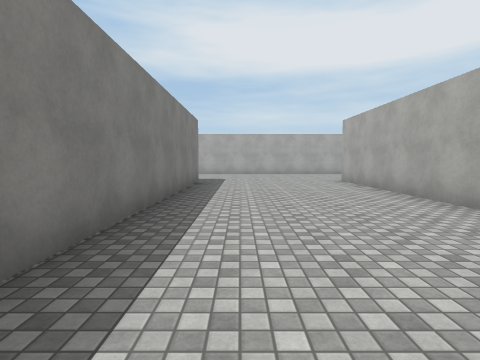
view 1 (above)

24 first-person views from a walk through a Unity game level. The camera is 1.4 m above the floor, tilts 4° down and sees 80° across. The floor is counted in squares, 2 m on a side. Each view is taken from the middle of a square. On the plan, view 1 faces up. The plan holds only what a view shows up to about 10 squares ahead; the rest is blank. The place goes on beyond the plan. The player character is not drawn. Some animated figures are not drawn. Surface patterns are stand-ins for the level's own textures.

view 2
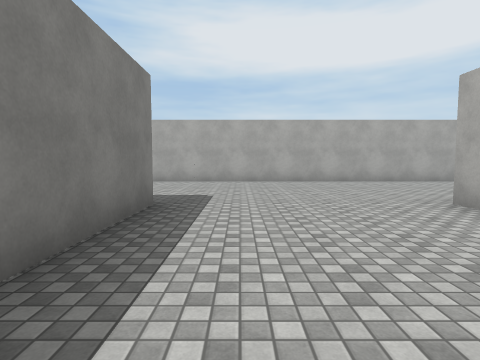

view 3
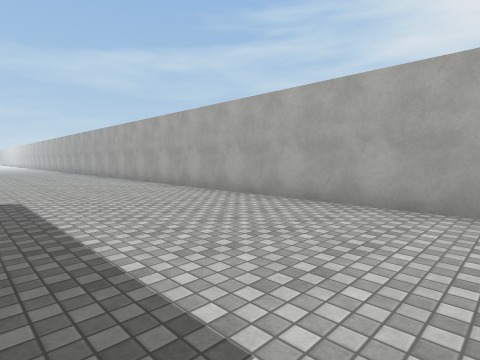

view 4
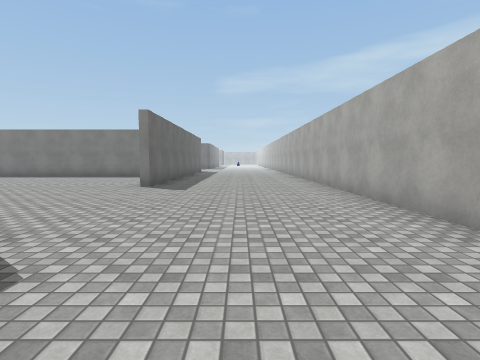

view 5
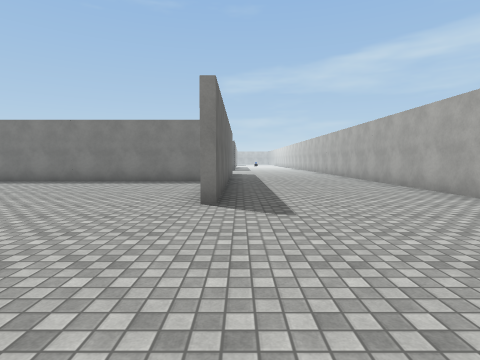

view 6
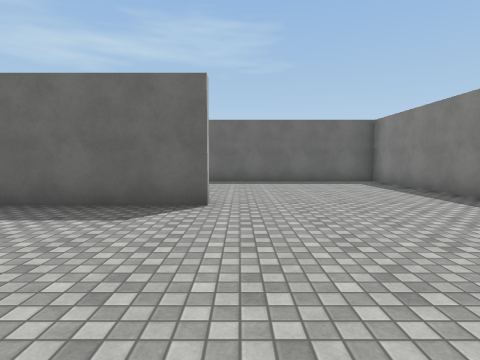

view 7
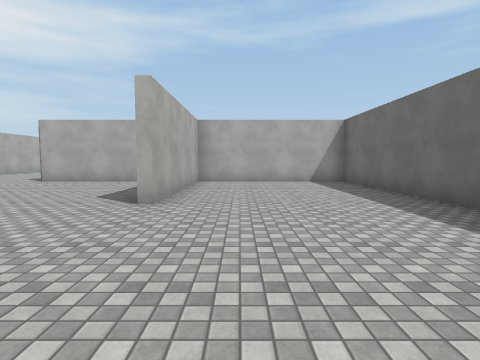

view 8
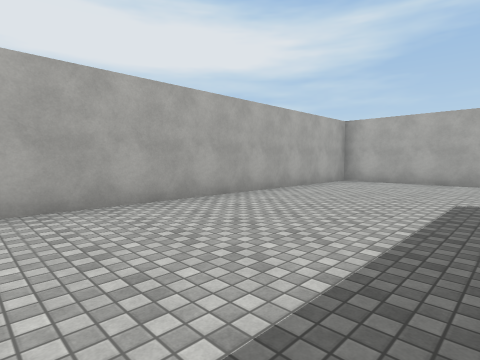

view 9
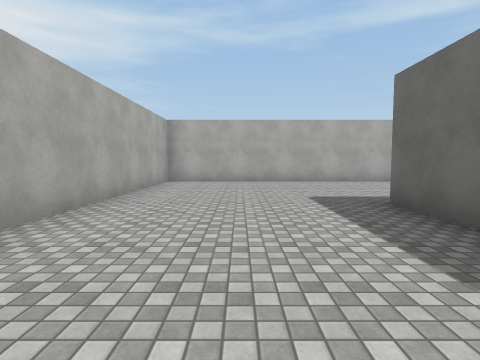

view 10
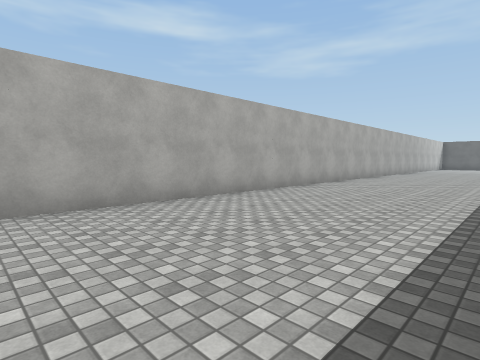

view 11
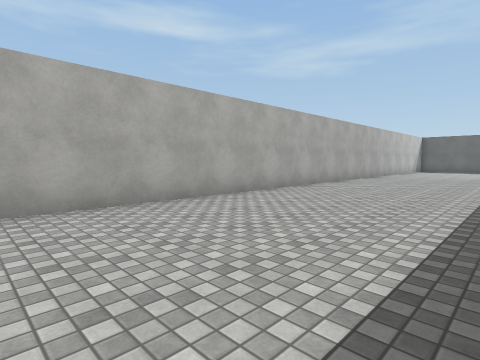

view 12
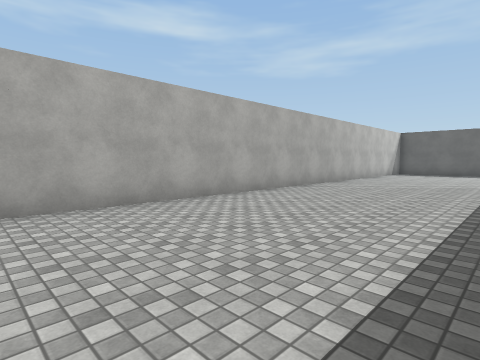

view 13
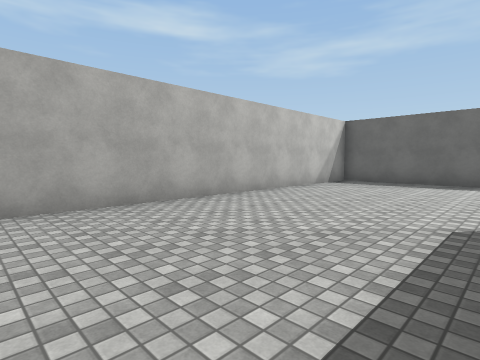

view 14
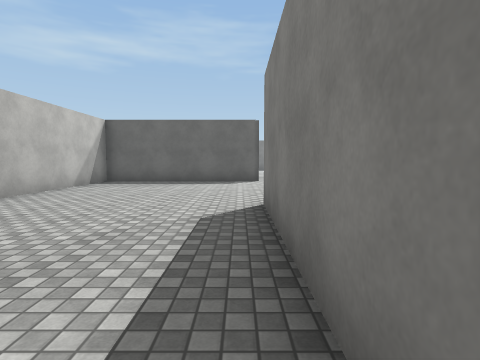

view 15
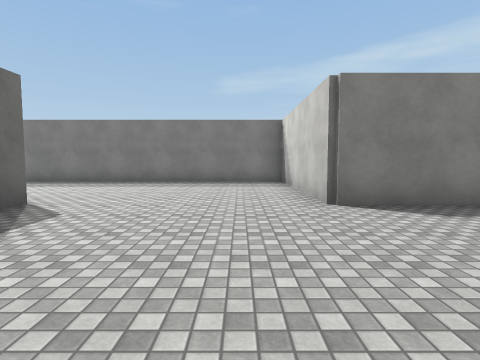

view 16
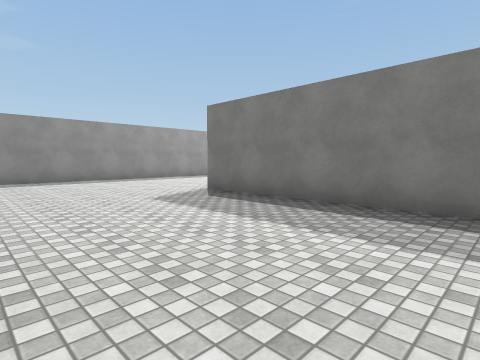

view 17
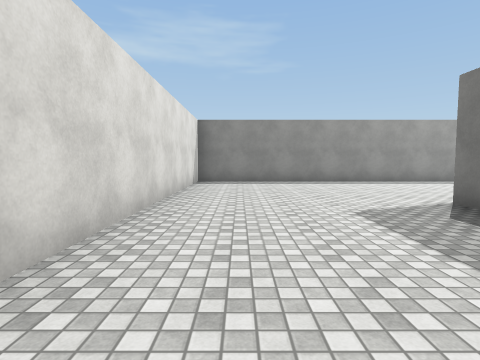

view 18
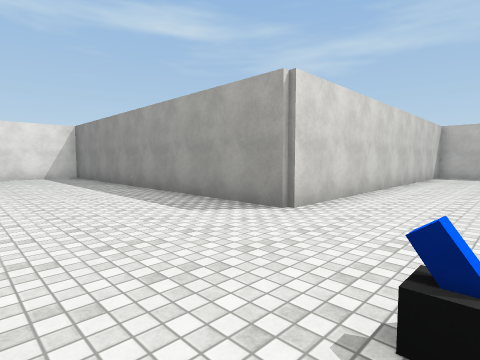

view 19
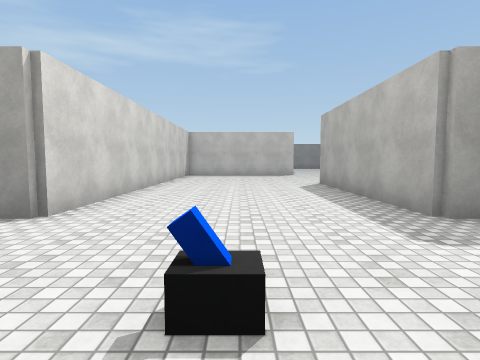

view 20
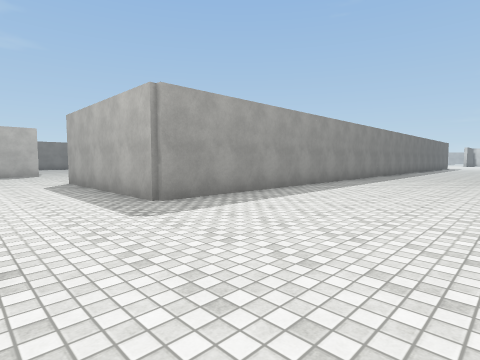

view 21
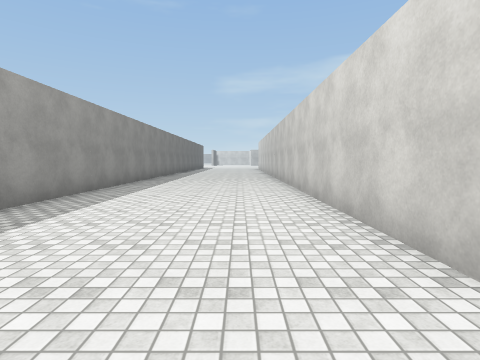

view 22
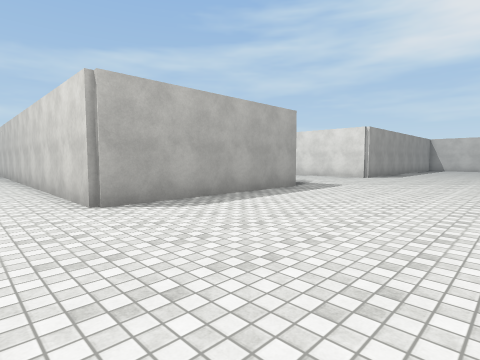

view 23
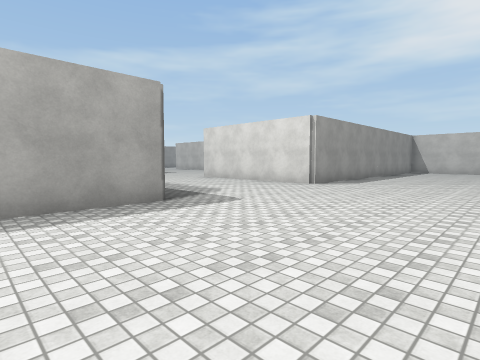

view 24
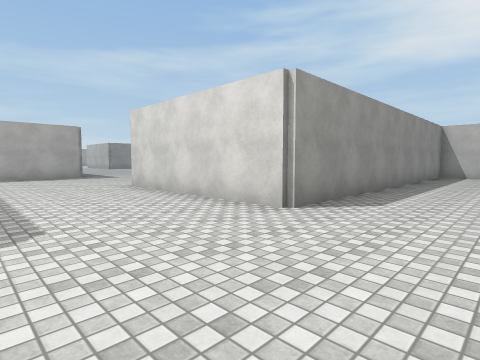

### Floor plan
Points are (right, up) in squares from view 1. A wall is a line through its corners. A room is listed if a view was taken in it or the views show most of it. See-through windows are left out.
Room 1 (views 1, 2, 3, 4, 5, 6, 7, 8, 9, 10, 11, 12, 13, 14, 15, 16, 17, 18, 19, 20, 21, 22, 23, 24)
walls: (-6.4, -2.1) (-6.4, -10.6) (-11.5, -10.6); (-6.4, -15.4) (-6.4, -20.6) (-14.9, -20.6); (8.6, -6.4) (8.6, -10.6) (3.6, -10.6) (3.6, -20.5); (3.4, 4) (3.4, 9.5); (-6.6, 6.4) (-6.6, 9.6); (8.4, -15.4) (13.4, -15.4) (13.4, 14.4) (-17.1, 14.4); (-11.6, 4.6) (-8.2, 4.6); (-1.4, 9.5) (-1.4, 1.5); (-16.4, -12.1) (-16.4, -13); (6.8, 9.6) (8.5, 9.6); (-16.4, 8.8) (-16.4, -0.4) (-6.6, -0.4) (-6.6, 4.4) (-11.5, 4.4); (-17, 9.6) (-11.5, 9.6); (-15, -25.4) (-6.4, -25.4) (-6.4, -30.5); (-1.6, -33.5) (-1.6, -25.4) (8.4, -25.4) (8.4, -17.5)

Where each view was taken, in squares from view 1:
view 1: 0 up, 0 right, facing up
view 2: 5 up, 0 right, facing up
view 3: 10 up, 0 right, facing up-left
view 4: 12 up, 4 left, facing left
view 5: 10 up, 7 left, facing left
view 6: 9 up, 12 left, facing down
view 7: 3 up, 16 left, facing right
view 8: 10 up, 4 right, facing up-right
view 9: 12 up, 4 right, facing right
view 10: 10 up, 9 right, facing down-right
view 11: 4 up, 9 right, facing down-right
view 12: 0 up, 9 right, facing down-right
view 13: 6 down, 9 right, facing down-right
view 14: 6 down, 9 right, facing down
view 15: 12 down, 13 right, facing left
view 16: 15 down, 8 right, facing down-left
view 17: 16 down, 7 right, facing down
view 18: 22 down, 4 left, facing down-right
view 19: 22 down, 4 left, facing down
view 20: 21 down, 4 left, facing down-left
view 21: 22 down, 5 left, facing left
view 22: 22 down, 2 left, facing up-left
view 23: 18 down, 2 left, facing up-left
view 24: 14 down, 4 left, facing up-left
